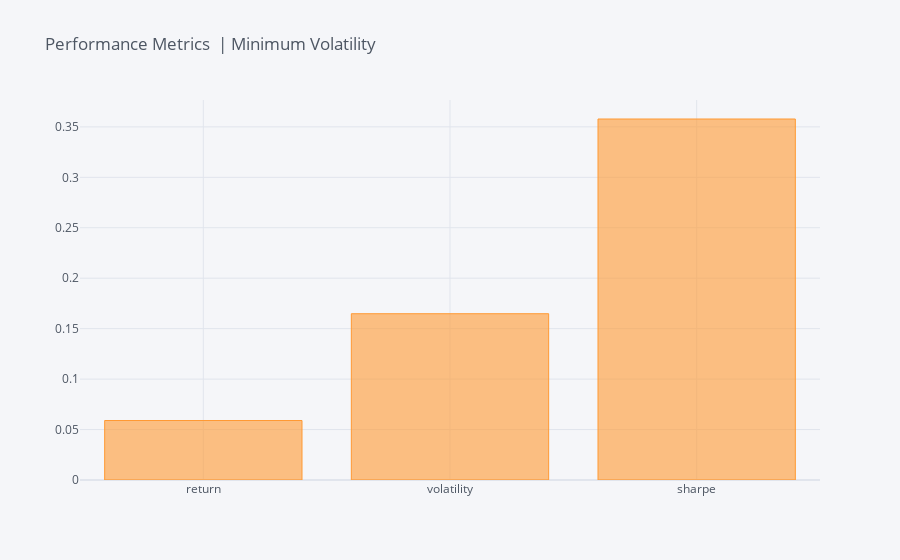

This figure's notebook cell:
### Code cell
mvp.plot_performance()

### Figure 1 — Plotly figure (JSON) as saved in the notebook; plotly's stock layout.template omitted (floating-point values rounded to 4 significant figures)
{"data": [{"marker": {"color": "rgba(255, 153, 51, 0.6)", "line": {"color": "rgba(255, 153, 51, 1.0)", "width": 1}}, "name": "metrics", "orientation": "v", "text": "", "type": "bar", "x": ["return", "volatility", "sharpe"], "y": [0.05896, 0.1648, 0.3578]}], "layout": {"legend": {"bgcolor": "#F5F6F9", "font": {"color": "#4D5663"}}, "paper_bgcolor": "#F5F6F9", "plot_bgcolor": "#F5F6F9", "title": {"font": {"color": "#4D5663"}, "text": "Performance Metrics  | Minimum Volatility"}, "xaxis": {"gridcolor": "#E1E5ED", "showgrid": true, "tickfont": {"color": "#4D5663"}, "title": {"font": {"color": "#4D5663"}, "text": ""}, "zerolinecolor": "#E1E5ED"}, "yaxis": {"gridcolor": "#E1E5ED", "showgrid": true, "tickfont": {"color": "#4D5663"}, "title": {"font": {"color": "#4D5663"}, "text": ""}, "zerolinecolor": "#E1E5ED"}}}
